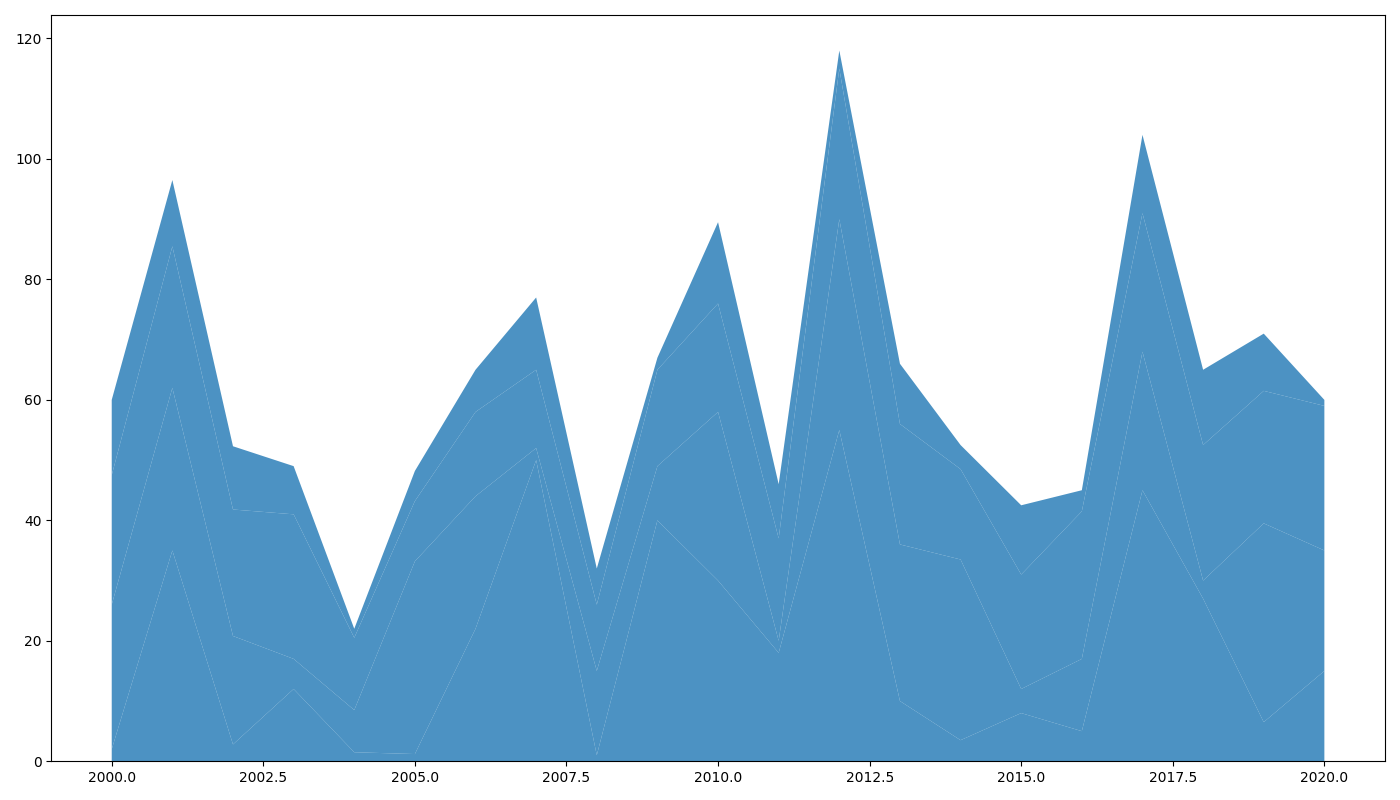

Python code for this plot:
import numpy as np
import matplotlib.pyplot as plt

years = np.arange(2000, 2021)

# Manually shuffled values from the original arrays
solar = np.array([2, 35, 2.8, 12, 1.5, 1.2, 22, 50, 1, 40, 30, 18, 55, 10, 3.5, 8, 5, 45, 27, 6.5, 15])
wind = np.array([24, 27, 18, 5, 7, 32, 22, 2, 14, 9, 28, 2, 35, 26, 30, 4, 12, 23, 3, 33, 20])
hydro = np.array([21.5, 23.5, 21, 24, 12, 10, 14, 13, 11, 16, 18, 17, 25, 20, 15, 19, 24.5, 23, 22.5, 22, 24])
biomass = np.array([12.5, 11, 10.5, 8, 1.5, 5, 7, 12, 6, 2, 13.5, 9, 3, 10, 4, 11.5, 3.5, 13, 12.5, 9.5, 1])

energy_data = np.vstack([solar, wind, hydro, biomass])

fig, ax = plt.subplots(figsize=(14, 8))

single_color = '#1f77b4'
ax.stackplot(years, energy_data, colors=[single_color]*energy_data.shape[0], alpha=0.8)

plt.tight_layout()

plt.show()
